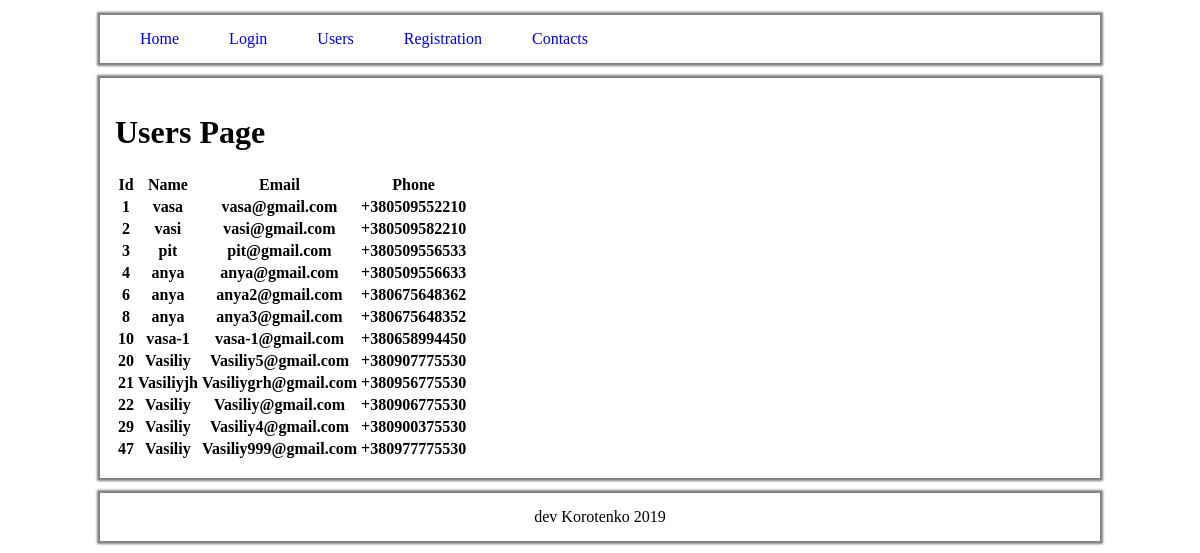
Screenshot of /users with the database file from the repository.
### tables this page shows
CREATE TABLE `users` ( 
	`id` Int( 11 ) AUTO_INCREMENT NOT NULL,
	`username` VarChar( 50 ) NOT NULL,
	`email` VarChar( 50 ) NOT NULL,
	`pasword` VarChar( 255 ) NOT NULL,
	`phone` VarChar( 255 ) NOT NULL,
	`age` Int( 3 ) NOT NULL,
	PRIMARY KEY ( `id` ),
	CONSTRAINT `unique_email` UNIQUE( `email` ),
	CONSTRAINT `unique_phone` UNIQUE( `phone` ) )
CHARACTER SET = utf8
COLLATE = utf8_general_ci;

### index.php (called while the page is built, shortened)
<?php
include './handlers/mysqli.php';
    $route = $_SERVER['REQUEST_URI'];
    $method = $_SERVER['REQUEST_METHOD'];
include './handlers/routesMethodGet.php';

### handlers/mysqli.php (called while the page is built, shortened)
<?php
function getUsers() {
    $DB = mysqli_connect("127.0.0.1", "root", "password", "website");
    $dataUsers = $DB->query('SELECT username, id, email, phone from users');
    $users = $dataUsers->fetch_all(MYSQLI_ASSOC);
    return $users;
}

### views/users.php (the view)
<h1>Users Page</h1>
<table>
    <tr>
        <th>Id</th>
        <th>Name</th>
        <th>Email</th>
        <th>Phone</th>
    </tr>
    <?php foreach ($users as $user) { ?>
        <tr>
            <th><?= $user['id'] ?></th>
            <th><?= $user['username'] ?></th>
            <th><?= $user['email'] ?></th>
            <th><?= $user['phone'] ?></th>
        </tr>
    <?php } ?>
</table>

### handlers/routesMethodGet.php (shortened to what this page needs)
<?php
if ($method === 'GET') {
    include './views/header.php';
    if ($route === '/users') {
        $users = getUsers();
        include './views/users.php';
    }
    include './views/footer.php';
}

### views/header.php (shortened to what this page needs)
<!DOCTYPE html>
<html lang="en">
<head>
    <link rel="stylesheet" href="/public/style.css">
</head>
<body>
    <header class="header">
        <nav>
            <ul class="header__menu">
                <li><a class="header__link" href="/">Home</a></li>
                <li><a class="header__link" href="/login">Login</a></li>
                <li><a class="header__link" href="/users">Users</a></li>
                <li><a class="header__link" href="/registration">Registration</a></li>
                <li><a class="header__link" href="/contacts">Contacts</a></li>
            </ul>
        </nav>
    </header>
    <main class="page">

### views/footer.php
        </main>
        <footer class="footer">
            dev Korotenko 2019
        </footer>
    </body>
</html>

### public/style.css (style rules this page uses)
* { box-sizing: border-box; }
ul, body { margin: 0; padding: 0; }
a { text-decoration: none; }
li { list-style: none; }
.header { max-width: 1000px; margin: 15px auto; padding: 15px; box-shadow: 0 0 2px 3px gray; }
.header__menu { display: flex; }
.header__link { padding: 10px 25px; }
.page { box-shadow: 0 0 2px 3px gray; margin: 0 auto; max-width: 1000px; padding: 15px; min-height: 400px; }
.footer { box-shadow: 0 0 2px 3px gray; margin: 15px auto; max-width: 1000px; padding: 15px; text-align: center; }

### rows the page displays
users: id "1", username "vasa", email "vasa@gmail.com", phone "+380509552210"
users: id "2", username "vasi", email "vasi@gmail.com", phone "+380509582210"
users: id "3", username "pit", email "pit@gmail.com", phone "+380509556533"
users: id "4", username "anya", email "anya@gmail.com", phone "+380509556633"
users: id "6", username "anya", email "anya2@gmail.com", phone "+380675648362"
users: id "8", username "anya", email "anya3@gmail.com", phone "+380675648352"
users: id "10", username "vasa-1", email "vasa-1@gmail.com", phone "+380658994450"
users: id "20", username "Vasiliy", email "Vasiliy5@gmail.com", phone "+380907775530"
users: id "21", username "Vasiliyjh", email "Vasiliygrh@gmail.com", phone "+380956775530"
users: id "22", username "Vasiliy", email "Vasiliy@gmail.com", phone "+380906775530"
users: id "29", username "Vasiliy", email "Vasiliy4@gmail.com", phone "+380900375530"
users: id "47", username "Vasiliy", email "Vasiliy999@gmail.com", phone "+380977775530"
